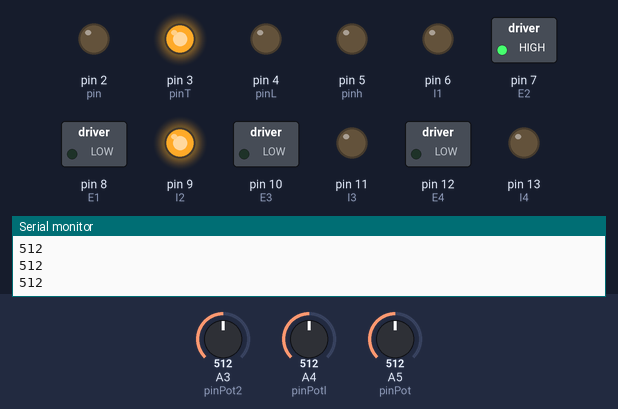
The sketch below on a simulated Arduino Uno, built with avr-gcc and run on an emulated ATmega328P. Shown: switched loads named in the sketch (green lamp = pin HIGH), output pins drawn as LEDs (lit = HIGH), the last lines printed to the serial monitor. The test bench sets the inputs (shaded band); at power-on: A5 (pinPot) = 512, A4 (pinPotl) = 512, A3 (pinPot2) = 512.

Above: at 1.2 s.
1.3 s: A5 (pinPot) set to 493
2.8 s: A5 (pinPot) set to 469
At 3.3 s:
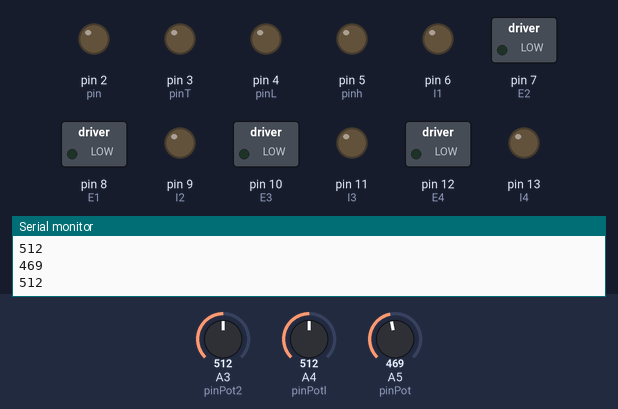
4.3 s: A4 (pinPotl) set to 709
5.8 s: A4 (pinPotl) set to 723
At 6.6 s:
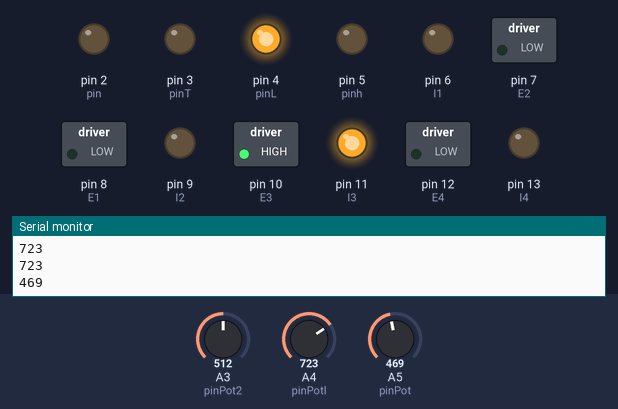
7.3 s: A3 (pinPot2) set to 550
8.8 s: A3 (pinPot2) set to 570
At 9.9 s:
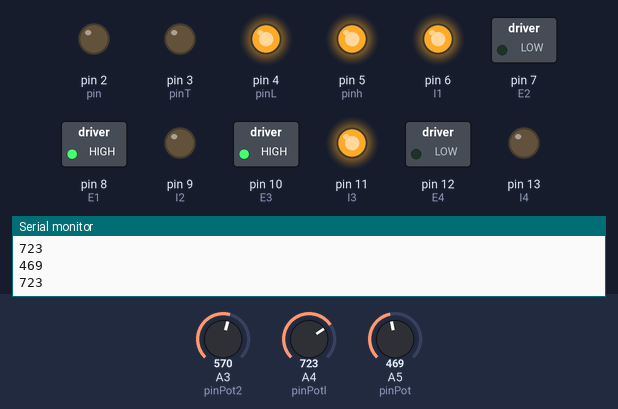
Timing chart, 0 to 11.3 s (numbered marks = the images above; inputs shaded):
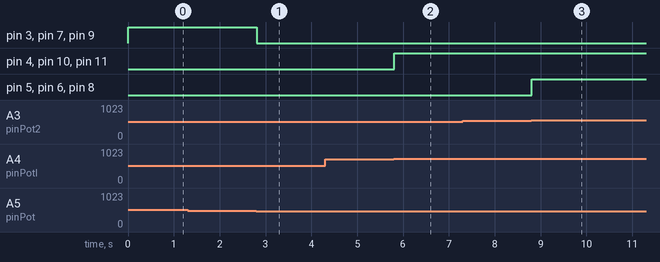

Measured:
- the behaviour switches between 486 and 485 on A5 (pinPot) (found by bisection; images 0 and 1)
- the behaviour switches between 716 and 717 on A4 (pinPotl) (found by bisection; images 1 and 2)
- the behaviour switches between 558 and 559 on A3 (pinPot2) (found by bisection; images 2 and 3)
- after the input at 2.8 s, pin 3 (pinT), pin 7 (E2), pin 9 (I2): HIGH → LOW at once
- after the input at 5.8 s, pin 4 (pinL), pin 10 (E3), pin 11 (I3): LOW → HIGH at once
- after the input at 8.8 s, pin 5 (pinh), pin 6 (I1), pin 8 (E1): LOW → HIGH at once

The sketch:

Proyecto_final_planta.ino
```cpp
int pinPot = A5; //Puerto analógico al cual está concectado el lm35 temperatura ambiente.
int pinPotl = A4;//Puerto analogico donde se recibe la entreda del sensor de intensidad de luz
int pinPot2 = A3; //Puerto analogico donde se recibe la entrada del hidrometro
#define E1 8  // Enable Pin para el motor de riego
#define I1 6     // Control para el motor de riego
#define E2 7     // Enable Pin para el ventilador
#define I2 9     // Control para el ventilador
#define E3 10     //Enable Pin para la tira rgb
#define I3 11     // Control para la tira rgb
#define E4 12     // Enable Pin para la termoresistencia
#define I4 13     //  Control para la termoresistencia

int var = 0;     //Variable que recibe la señal del lm35.
int varl = 0;  //variable que recube la señal de la fotoresistencia
int varh = 0; //variable que recibe la señal de hidrometro

const int pin=2;//Para actuador que detecta decremento de temperatura
const int pinT=3;//Para actuador que detecta aumento de temperatura
const int pinL=4; //Para actuador que detecta aumento de luz
const int pinh=5; //Para actuador que se encarga del riego por goteo

void setup() {
  // Iniciar comunicación serie
  Serial.begin(9600);
pinMode(pin, OUTPUT);
pinMode(pinT, OUTPUT);
pinMode(pinL, OUTPUT);
pinMode(pinh, OUTPUT);
pinMode( 6, OUTPUT);
pinMode( 7, OUTPUT);
pinMode( 8, OUTPUT);
pinMode( 9, OUTPUT);
pinMode( 10, OUTPUT);
pinMode( 11, OUTPUT);
pinMode( 12, OUTPUT);
pinMode( 13, OUTPUT);
}

void loop() {
  //Arduino tiene un conversor analógico-digital con una resolución de 8 bits.
  //El voltaje de 0 a 5V se divide en 1023.

 //Sensor de temperatura
  var = analogRead(pinPot); //Se lee el puerto del potenciómetro.
  // Mostrar valor pin analógico
  Serial.println(var);

  if (var < 300){
    digitalWrite (pin, HIGH);

    digitalWrite(E4, HIGH);     // Activamos termoresistencia
    digitalWrite(I4, HIGH);     // Arrancamos
  }else if  (var > 485){
    digitalWrite (pinT, HIGH);

    digitalWrite(E2, HIGH);     // Activamos ventilador
    digitalWrite(I2, HIGH);     // Arrancamos
  }else{
    //apagar actuadores
    digitalWrite(pin,LOW);
    digitalWrite(pinT,LOW);

    digitalWrite(E2, LOW);     // apagamos ventiladores
    digitalWrite(I2, LOW);     // Arrancamos


    digitalWrite(E4, LOW);     // apagamos termoresistencia
    digitalWrite(I4, LOW);     // Arrancamos
  }

  //Sensor de luminosidad
    varl = analogRead(pinPotl); //Se lee el puerto del sensor de luminosidad.
  // Mostrar valor pin analógico
  Serial.println(varl);

  if (varl > 716){
    digitalWrite (pinL, HIGH);
    digitalWrite(E3, HIGH);     // Activamos led RGB
    digitalWrite(I3, HIGH);     // Arrancamos
  }else{
    //apagar actuadores
    digitalWrite(pinL,LOW);
    digitalWrite(E3, LOW);     // apagamos led RGB
    digitalWrite(I3, LOW);     // Arrancamos
  }

  //Hidrometro
    varh = analogRead(pinPot2); //Se lee el puerto del hidrometro
  // Mostrar valor pin analógico
  Serial.println(varl);

  if (varh > 558){
    digitalWrite (pinh, HIGH);
    digitalWrite(E1, HIGH);     // Activamos Motor para riego
    digitalWrite(I1, HIGH);     // Arrancamos

  }else{
    //apagar actuadores
    digitalWrite(pinh,LOW);
    digitalWrite(E1, LOW);     // apagamos Motor para riego
    digitalWrite(I1, LOW);     // Arrancamos
  }

  }
```
